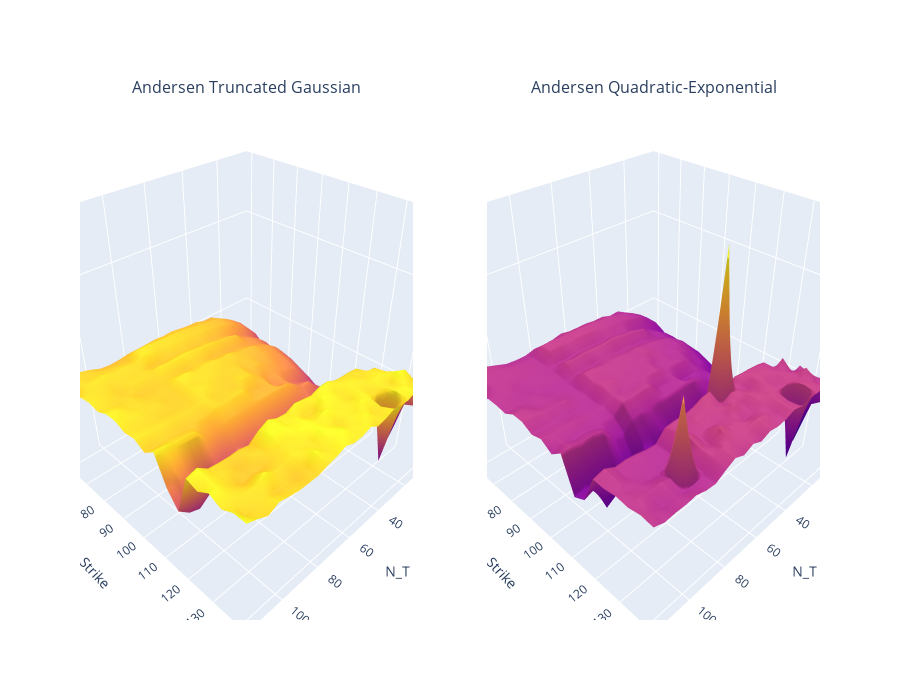

Notebook cell for this chart:
### Code cell
import plotly.graph_objects as go
import plotly.express as px
from plotly.subplots import make_subplots

fig = make_subplots(rows=1, cols=2, specs=[[{'type':'surface'}, {'type':'surface'}]], subplot_titles = ['Andersen Truncated Gaussian', 'Andersen Quadratic-Exponential'])

tmp_tg_time = speed_test.pivot(index='strike', columns='N_T', values='tg_relative_speed').abs()
fig.add_trace(go.Surface(z=tmp_tg_time.values, x=tmp_tg_time.columns, y=tmp_tg_time.index, showscale=False), row=1, col=1)

tmp_qe_time = speed_test.pivot(index='strike', columns='N_T', values='qe_relative_speed').abs()
fig.add_trace(go.Surface(z=tmp_qe_time.values, x=tmp_qe_time.columns, y=tmp_qe_time.index, showscale=False), row=1, col=2)




max_z = max(tmp_qe_time.values.max(), tmp_tg_time.values.max())
min_z  =min(tmp_qe_time.values.min(), tmp_tg_time.values.min())

fig.update_scenes(xaxis_title_text='N_T',  
                  yaxis_title_text='Strike',  
                  zaxis_title_text='relative_speed',
                     zaxis = dict(nticks=4, range=[min_z*(1.02),max_z*(1.02)]))

fig.update_layout(
    height=700)

fig.show()

### Figure 1 — Plotly figure (JSON) as saved in the notebook; plotly's stock layout.template omitted (floating-point values rounded to 4 significant figures; data arrays with more than 128 entries replaced by an {"elided": "..."} marker saying what was removed)
{"data": [{"scene": "scene", "showscale": false, "type": "surface", "x": [5, 10, 15, 20, 25, 30, 35, 40, 45, 50, 55, 60, 65, 70, 75, 80, 85, 90, 95, 100, 105, 110, 115], "y": [60, 64.21, 68.42, 72.63, 76.84, 81.05, 85.26, 89.47, 93.68, 97.89, 102.1, 106.3, 110.5, 114.7, 118.9, 123.2, 127.4, 131.6, 135.8, 140], "z": {"elided": "20x23 float values"}}, {"scene": "scene2", "showscale": false, "type": "surface", "x": [5, 10, 15, 20, 25, 30, 35, 40, 45, 50, 55, 60, 65, 70, 75, 80, 85, 90, 95, 100, 105, 110, 115], "y": [60, 64.21, 68.42, 72.63, 76.84, 81.05, 85.26, 89.47, 93.68, 97.89, 102.1, 106.3, 110.5, 114.7, 118.9, 123.2, 127.4, 131.6, 135.8, 140], "z": {"elided": "20x23 float values"}}], "layout": {"annotations": [{"font": {"size": 16}, "showarrow": false, "text": "Andersen Truncated Gaussian", "x": 0.225, "xanchor": "center", "xref": "paper", "y": 1, "yanchor": "bottom", "yref": "paper"}, {"font": {"size": 16}, "showarrow": false, "text": "Andersen Quadratic-Exponential", "x": 0.775, "xanchor": "center", "xref": "paper", "y": 1, "yanchor": "bottom", "yref": "paper"}], "height": 700, "scene": {"domain": {"x": [0, 0.45], "y": [0, 1]}, "xaxis": {"title": {"text": "N_T"}}, "yaxis": {"title": {"text": "Strike"}}, "zaxis": {"nticks": 4, "range": [0.1644, 2.595], "title": {"text": "relative_speed"}}}, "scene2": {"domain": {"x": [0.55, 1], "y": [0, 1]}, "xaxis": {"title": {"text": "N_T"}}, "yaxis": {"title": {"text": "Strike"}}, "zaxis": {"nticks": 4, "range": [0.1644, 2.595], "title": {"text": "relative_speed"}}}}}
